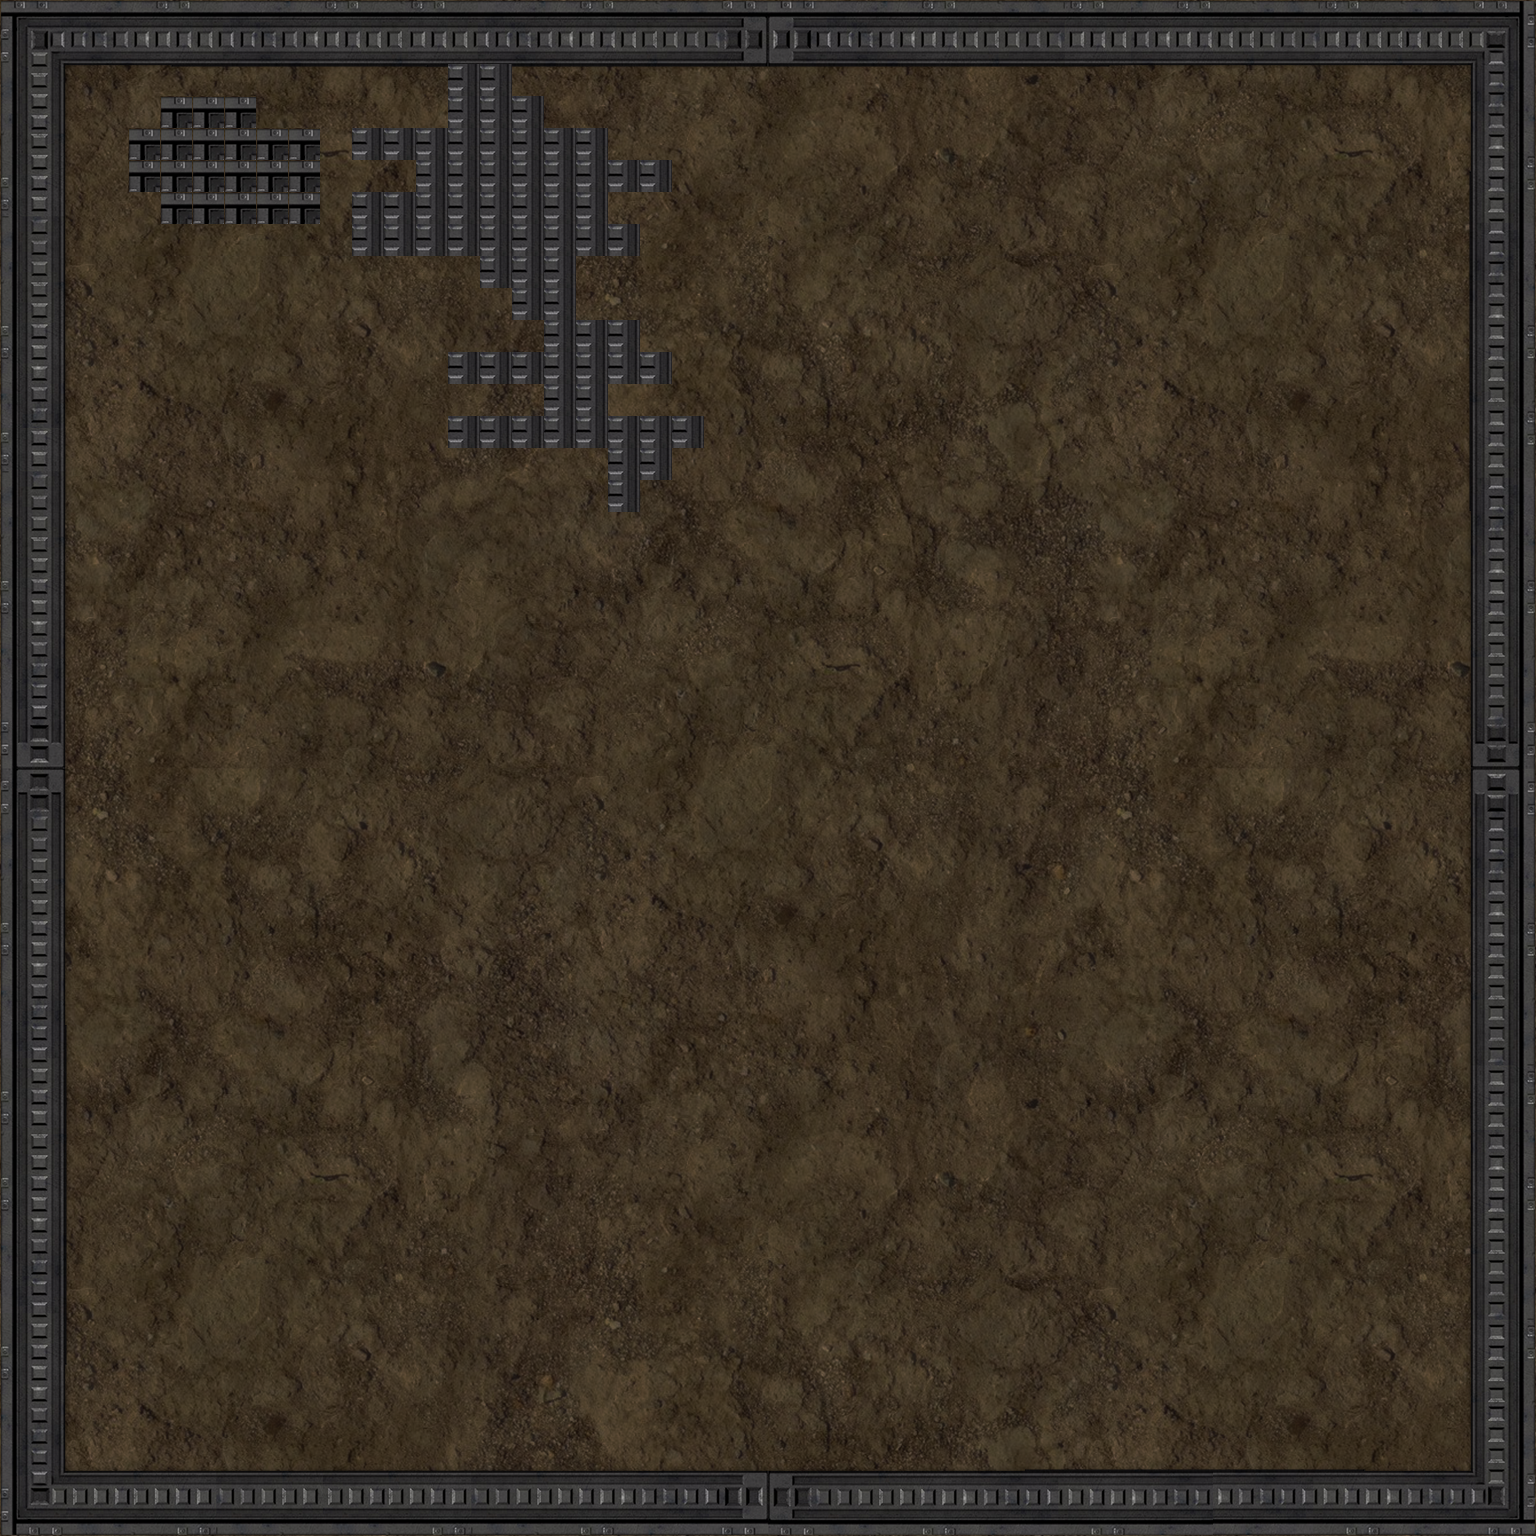

A 2D game scene composited from a Tiled map and its tileset images. What follows is a short description and the map's XML, with each tile layer's data collapsed to a summary:
An orthogonal 48x48 tile map with 32x32 px tiles, 1 tile layer (Level-1), 1 hidden layer not drawn.

<map version="1.2" tiledversion="1.2.0" orientation="orthogonal" renderorder="right-down" width="48" height="48" tilewidth="32" tileheight="32" infinite="0" nextlayerid="3" nextobjectid="1">
 <tileset firstgid="1" source="dirt_1024_dark_borders.tsx" />
 <layer id="1" name="Level-1" width="48" height="48">
  <data>[2304 cells, 2304 non-empty, 2218 distinct tile ids]</data>
 </layer>
 <imagelayer id="2" name="tank" visible="0">
  <image source="tank_133x50.png" width="133" height="50" />
 </imagelayer>
</map>